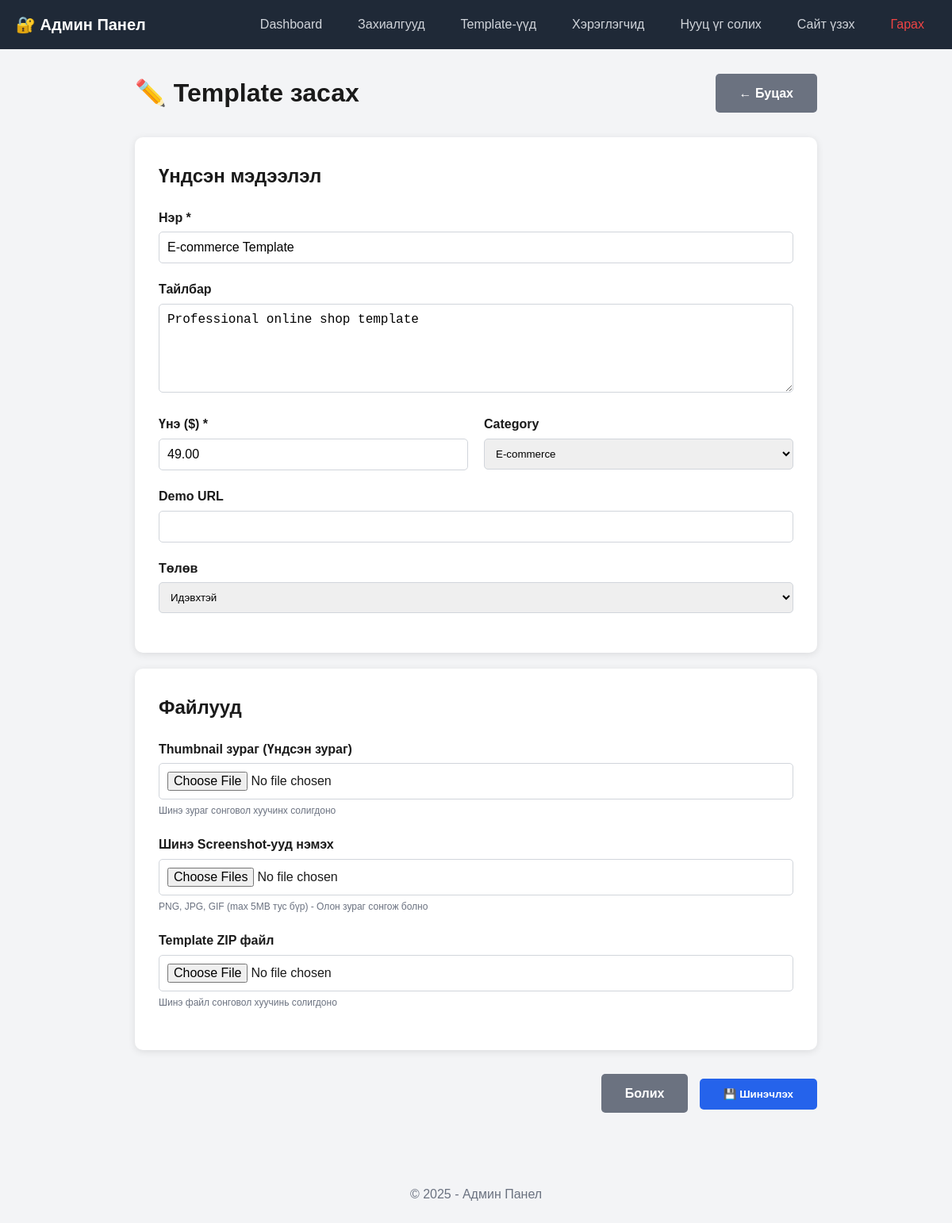
Page /admin/template-edit.php?id=1 (signed in) on the earlier database version.
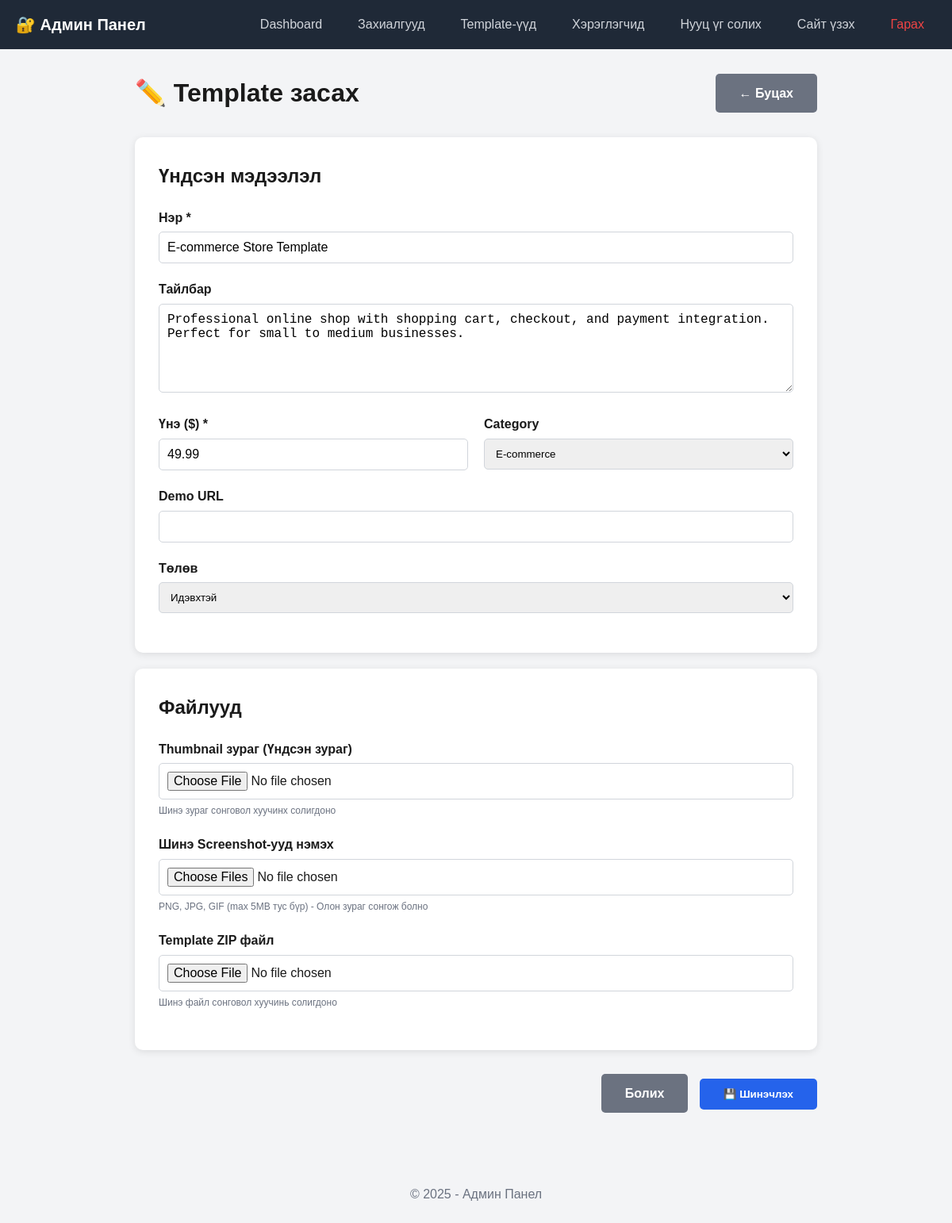
Same page on the later database version.
### tables this page shows
CREATE TABLE IF NOT EXISTS templates (
    id INT PRIMARY KEY AUTO_INCREMENT,
    name VARCHAR(255) NOT NULL,
    description TEXT,
    price DECIMAL(10,2) NOT NULL,
    thumbnail VARCHAR(255) COMMENT 'Main preview image',
    demo_url VARCHAR(255) COMMENT 'Live demo URL',
    file_path VARCHAR(255) COMMENT 'Downloadable ZIP file path',
    category VARCHAR(100),
    status ENUM('active', 'inactive') DEFAULT 'active',
    created_at TIMESTAMP DEFAULT CURRENT_TIMESTAMP,
    updated_at TIMESTAMP DEFAULT CURRENT_TIMESTAMP ON UPDATE CURRENT_TIMESTAMP,

    INDEX idx_status (status),
    INDEX idx_category (category),
    INDEX idx_created_at (created_at)
);

### admin/template-edit.php (the view, shortened to what this page needs)
<?php
require_once '../includes/config.php';
include 'header.php';
$template_id = (int)$_GET['id'];
$sql = "SELECT * FROM templates WHERE id = ?";
$stmt = $conn->prepare($sql);
$stmt->bind_param("i", $template_id);
$stmt->execute();
$result = $stmt->get_result();
$template = $result->fetch_assoc();
?>
<div class="container" style="max-width: 900px; margin-bottom: 60px;">
    <div style="display: flex; justify-content: space-between; align-items: center; margin-bottom: 30px;">
        <h1>✏️ Template засах</h1>
        <a href="templates.php" class="btn" style="background: #6b7280; color: white;">← Буцах</a>
    </div>
    <form method="POST" action="" data-loading="Template шинэчлэж байна..." data-loading-overlay enctype="multipart/form-data">
        <div style="background: white; padding: 30px; border-radius: 10px; box-shadow: 0 2px 10px rgba(0,0,0,0.1);">
            <h2 style="margin-bottom: 20px;">Үндсэн мэдээлэл</h2>
            <div class="form-group">
                <label>Нэр *</label>
                <input type="text" name="name" required value="<?php echo htmlspecialchars($template['name']); ?>">
            </div>
            <div class="form-group">
                <label>Тайлбар</label>
                <textarea name="description" rows="5"><?php echo htmlspecialchars($template['description']); ?></textarea>
            </div>
            <div style="display: grid; grid-template-columns: 1fr 1fr; gap: 20px;">
                <div class="form-group">
                    <label>Үнэ ($) *</label>
                    <input type="number" name="price" step="0.01" min="0" required value="<?php echo $template['price']; ?>">
                </div>
                <div class="form-group">
                    <label>Category</label>
                    <select name="category" style="width: 100%; padding: 10px; border: 1px solid #d1d5db; border-radius: 5px;">
                        <option value="E-commerce" <?php echo ($template['category'] == 'E-commerce') ? 'selected' : ''; ?>>E-commerce</option>
                    </select>
                </div>
            </div>
            <div class="form-group">
                <label>Demo URL</label>
                <input type="url" name="demo_url" value="<?php echo htmlspecialchars($template['demo_url']); ?>">
            </div>
            <div class="form-group">
                <label>Төлөв</label>
                <select name="status" style="width: 100%; padding: 10px; border: 1px solid #d1d5db; border-radius: 5px;">
                    <option value="active" <?php echo ($template['status'] == 'active') ? 'selected' : ''; ?>>Идэвхтэй</option>
                </select>
            </div>
        </div>
        <div style="background: white; padding: 30px; border-radius: 10px; box-shadow: 0 2px 10px rgba(0,0,0,0.1); margin-top: 20px;">
            <h2 style="margin-bottom: 20px;">Файлууд</h2>
            <div class="form-group">
                <label>Thumbnail зураг (Үндсэн зураг)</label>
                <input type="file" name="thumbnail" accept="image/*">
                <p style="color: #6b7280; font-size: 12px; margin-top: 5px;">Шинэ зураг сонговол хуучинх солигдоно</p>
            </div>
            <div class="form-group">
                <label>Шинэ Screenshot-ууд нэмэх</label>
                <input type="file" name="screenshots[]" accept="image/*" multiple>
                <p style="color: #6b7280; font-size: 12px; margin-top: 5px;">
                    PNG, JPG, GIF (max 5MB тус бүр) - Олон зураг сонгож болно
                </p>
            </div>
            <div class="form-group">
                <label>Template ZIP файл</label>
                <input type="file" name="zip_file" accept=".zip">
                <p style="color: #6b7280; font-size: 12px; margin-top: 5px;">Шинэ файл сонговол хуучинь солигдоно</p>
            </div>
        </div>
        <div style="margin-top: 30px; text-align: right;">
            <a href="templates.php" class="btn" style="background: #6b7280; color: white; margin-right: 10px;">Болих</a>
            <button type="submit" class="btn btn-primary">💾 Шинэчлэх</button>
        </div>
    </form>
</div>
<?php include 'footer.php'; ?>

### admin/header.php (shortened to what this page needs)
<!DOCTYPE html>
<html lang="mn">
<head>
    <link rel="stylesheet" href="<?php echo SITE_URL; ?>/css/style.css">
    <link rel="stylesheet" href="<?php echo SITE_URL; ?>/css/responsive.css">
</head>
<body style="background: #f3f4f6;">
<nav class="admin-navbar">
    <div class="container">
        <a href="dashboard.php" class="logo">
            🔐 Админ Панел
        </a>
        <ul class="nav-menu">
            <li><a href="dashboard.php">Dashboard</a></li>
            <li><a href="orders.php">Захиалгууд</a></li>
            <li><a href="templates.php">Template-үүд</a></li>
            <li><a href="users.php">Хэрэглэгчид</a></li>
            <li><a href="change-password.php">Нууц үг солих</a></li>
            <li><a href="<?php echo SITE_URL; ?>" target="_blank">Сайт үзэх</a></li>
            <li><a href="logout.php" style="color: #ef4444;">Гарах</a></li>
        </ul>
    </div>
</nav>

### admin/footer.php
<footer style="text-align: center; padding: 30px 0; color: #6b7280; margin-top: 60px;">
        <p>&copy; 2025 <?php echo SITE_NAME; ?> - Админ Панел</p>
    </footer>
</body>
</html>

### css/style.css (style rules this page uses)
* { margin: 0; padding: 0; box-sizing: border-box; }
body { font-family: Arial, sans-serif; line-height: 1.6; color: #1a1a1a; }
.container { max-width: 1200px; margin: 0 auto; padding: 0 20px; }
.btn { display: inline-block; padding: 12px 30px; border-radius: 5px; text-decoration: none; font-weight: bold; cursor: pointer; border: none; transition: all 0.3s; }
.btn-primary { background: #2563eb; color: white; }
.form-group { margin-bottom: 20px; }
.form-group label { display: block; margin-bottom: 5px; font-weight: bold; }
.form-group input, .form-group textarea { width: 100%; padding: 10px; border: 1px solid #d1d5db; border-radius: 5px; font-size: 16px; }

### admin/header.php (style rules this page uses)
.admin-navbar { background: #1f2937; padding: 15px 0; margin-bottom: 30px; }
.admin-navbar .container { display: flex; justify-content: space-between; align-items: center; }
.admin-navbar .logo { color: white; font-size: 20px; font-weight: bold; text-decoration: none; }
.admin-navbar .nav-menu { display: flex; list-style: none; gap: 15px; margin: 0; padding: 0; }
.admin-navbar .nav-menu a { color: #d1d5db; text-decoration: none; padding: 8px 15px; border-radius: 5px; transition: all 0.3s; }

Differences in the rows shown:
changed templates "E-commerce": name "E-commerce Template" → "E-commerce Store Template"; description "Professional online shop template" → "Professional online shop with shopping cart, checkout, and payment integration. Perfect for small to medium businesses."; price "49.00" → "49.99"
